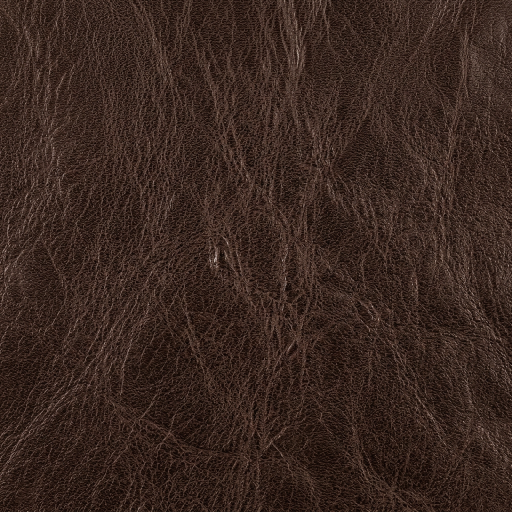
#> input picture kotlin-app/assets-src/leather-src.png, 1024 x 1024 px (shown at 1/2 size)
$ python make-textures.py
#> lines starting #> are read from the running program, lines starting #| are printed output that depends on the picture
#> in main, src is the input picture: PIL image 1024x1024 RGB; mean R, G, B 57.3, 39.2, 32
#!/usr/bin/env python3
"""Builds the leather/paper *grain maps* baked into the app.

    python3 tools/make-textures.py

Why grain maps instead of coloured textures
-------------------------------------------
Settings lets you pick a leather tone, a paper tone and a metal tone. Shipping
one coloured texture per tone would mean ~9 large bitmaps in the APK and a
visible flicker when switching (a different file has to load).

Instead we bake one grey *detail* map per material, centred on mid-grey, and
overlay it on the chosen tone colour when drawing (see `Modifier.tiledTexture`).
Overlay leaves the tone colour untouched where the map is 0.5, darkens it where
it dips and lifts it where it rises — one asset, any tone, instant switching,
and the grain sits on the real colour rather than a coloured fill.

Output: two seamless grayscale PNG tiles, tiled at 288dp (3 texture px per dp,
i.e. 1:1 on a 3x screen, downsampled — crisp — on 2x).
"""
from __future__ import annotations

import sys
from pathlib import Path

from PIL import Image, ImageFilter

ROOT = Path(__file__).resolve().parent.parent
SRC = ROOT / "assets-src"
OUT = ROOT / "composeApp/src/commonMain/composeResources/drawable"

JOBS = [
    # name, source, tile px, overlap px, grain range around mid-grey (0.5).
    # These are drawn with BlendMode.Overlay, where 0.5 = "leave the tone
    # alone", below it shadows the tone and above it catches the light — so the
    # grain modulates around the chosen colour instead of just darkening it.
    ("leather_grain", "leather-src.png", 864, 140, (0.34, 0.66)),
    ("paper_grain", "paper-src.png", 576, 110, (0.45, 0.55)),
]


def seamless(src: Image.Image, size: int, overlap: int) -> Image.Image:
    """Make [src] tile: cross-fade a narrow overlap band between opposite edges.

    Only the seam band is blended; the interior keeps untouched source pixels,
    which is what stops the grain from going soft the way a whole-image blend
    does.
    """
#> called with size = 864, overlap = 140
    src = src.convert("L")
#> src: PIL image 1024x1024 L
    t = size
    out = src.resize((t + overlap, t + overlap), Image.LANCZOS)
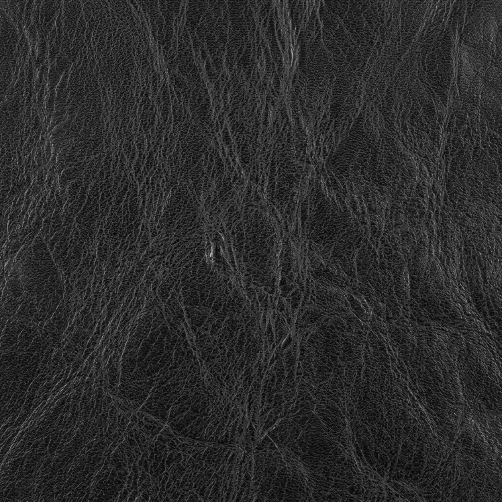
#> out: PIL image 1004x1004 L (shown at 1/2 size); min 0, max 222, mean 43.8
    tile = out.crop((0, 0, t, t))
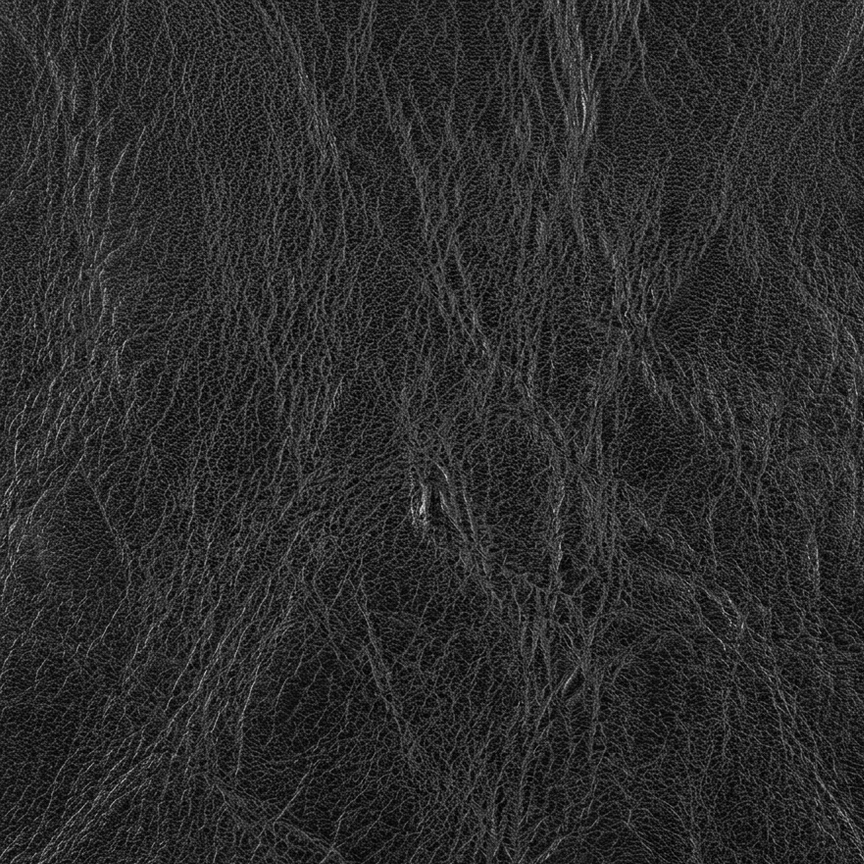
#> tile: PIL image 864x864 L; min 0, max 222, mean 44.5

    band = out.crop((t, 0, t + overlap, t))          # the strip that would be cut
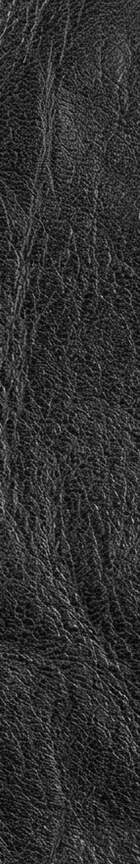
#> band: PIL image 140x864 L; min 0, max 199, mean 48
    left = tile.crop((0, 0, overlap, t))
    blended = Image.blend(left, band, 0.5)
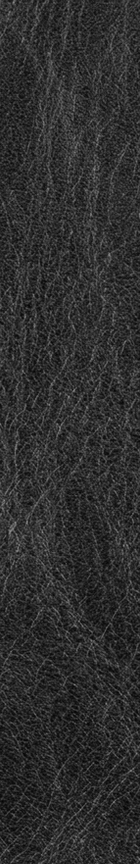
#> blended: PIL image 140x864 L; min 4, max 144, mean 46.6
    tile.paste(blended, (0, 0))

    band_v = out.crop((0, t, t, t + overlap)).resize((t, overlap), Image.LANCZOS)
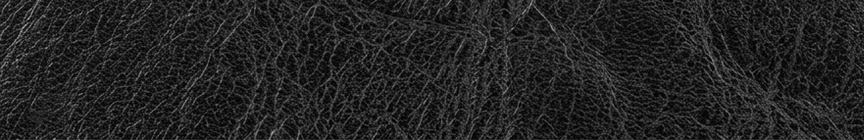
#> band_v: PIL image 864x140 L; min 0, max 184, mean 35.6
    top = tile.crop((0, 0, t, overlap))
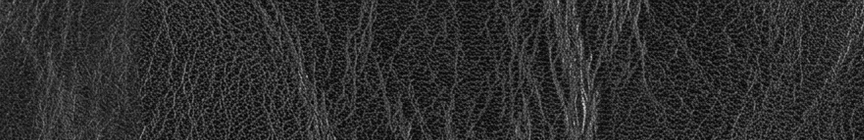
#> top: PIL image 864x140 L; min 0, max 212, mean 46.2
    tile.paste(Image.blend(top, band_v, 0.5), (0, 0))
    return tile


def to_grain(tile: Image.Image, lo: float, hi: float) -> Image.Image:
    """Map luminance into [lo, hi] of white, so multiply() keeps the tone colour.

    Percentile normalisation (2%-98%) rather than min/max: a couple of specks in
    the source would otherwise flatten all the real grain into one value.
    """
#> called with lo = 0.34, hi = 0.66
    px = sorted(tile.tobytes())
#> px = 746496 items
    n = len(px)
#> n = 746496
    lo_v = px[int(n * 0.02)]
#> lo_v = 1
    hi_v = px[int(n * 0.98)]
#> hi_v = 105
    span = max(1, hi_v - lo_v)
#> span = 104
    table = []
    for v in range(256):
        t = (v - lo_v) / span
        t = 0.0 if t < 0 else 1.0 if t > 1 else t
        table.append(int(round(255 * (lo + (hi - lo) * t))))
#> this loop made 256 passes
#> t on passes 1 to 3: 0, 0, 0.00962
#> after the loop, table = 256 values from 87 to 168
    return tile.point(table)
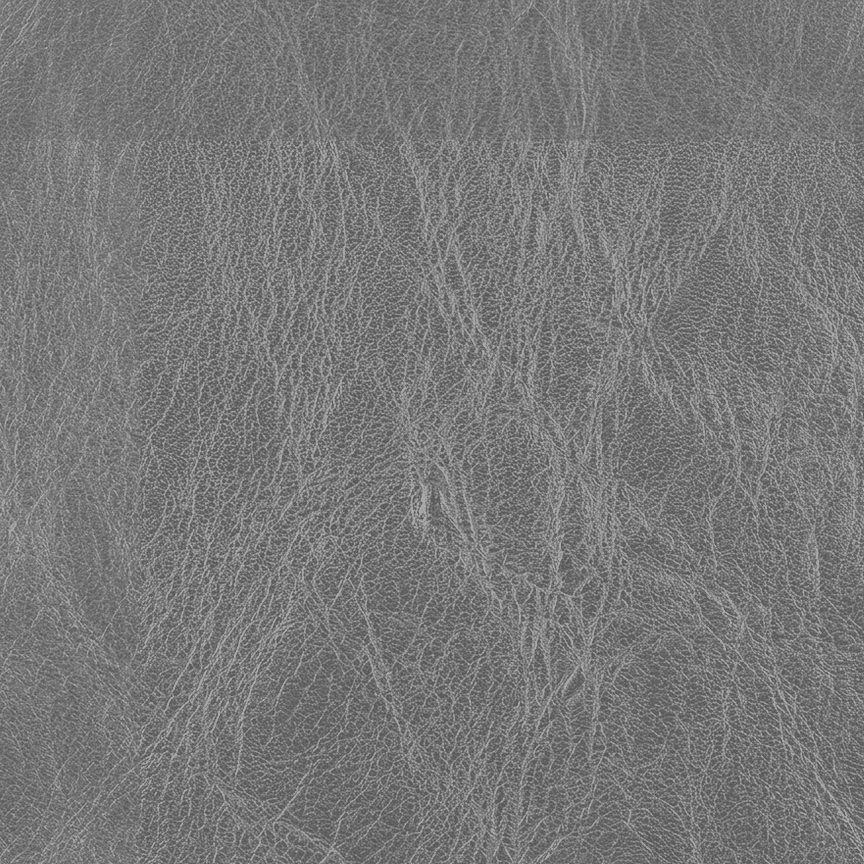
#> returned value: PIL image 864x864 L; min 87, max 168, mean 120.3


def main() -> int:
    OUT.mkdir(parents=True, exist_ok=True)
    missing = [j[1] for j in JOBS if not (SRC / j[1]).is_file()]
    if missing:
        print(f"missing sources in {SRC}: {missing}", file=sys.stderr)
        return 1

    for name, src_name, size, overlap, rng in JOBS:
        src = Image.open(SRC / src_name)
        tile = seamless(src, size, overlap)
        tile = tile.filter(ImageFilter.UnsharpMask(radius=1.0, percent=45, threshold=3))
        grain = to_grain(tile, *rng)
        dest = OUT / f"{name}.png"
        grain.save(dest, optimize=True)
#> (the run stopped early here; a loop or call above may not have finished)
